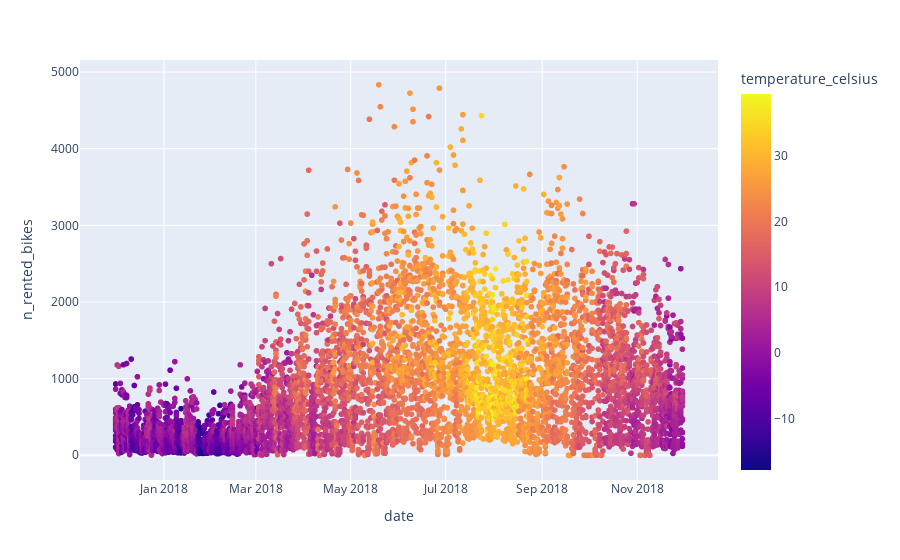

The cell this chart's notebook holds for it:
### Code cell
# Copy the previous chain of manipulations and add season as a variable to group by
by_day_temp = df.groupby(['date', 'season','temperature_celsius'], as_index=False).agg({'n_rented_bikes': 'sum'})

# Copy the code for the previous line plot and map season to color
px.scatter(by_day_temp, x = 'date', y = 'n_rented_bikes', color='temperature_celsius')

### Figure 1 — Plotly figure (JSON) as saved in the notebook; plotly's stock layout.template omitted (floating-point values rounded to 4 significant figures; data arrays with more than 128 entries replaced by an {"elided": "..."} marker saying what was removed)
{"data": [{"hovertemplate": "date=%{x}<br>n_rented_bikes=%{y}<br>temperature_celsius=%{marker.color}<extra></extra>", "legendgroup": "", "marker": {"color": {"elided": "7626 float values"}, "coloraxis": "coloraxis", "symbol": "circle"}, "mode": "markers", "name": "", "showlegend": false, "type": "scattergl", "x": {"elided": "7626 str values"}, "xaxis": "x", "y": {"elided": "7626 int values"}, "yaxis": "y"}], "layout": {"autosize": true, "coloraxis": {"colorbar": {"title": {"text": "temperature_celsius"}}, "colorscale": [[0, "#0d0887"], [0.1111, "#46039f"], [0.2222, "#7201a8"], [0.3333, "#9c179e"], [0.4444, "#bd3786"], [0.5556, "#d8576b"], [0.6667, "#ed7953"], [0.7778, "#fb9f3a"], [0.8889, "#fdca26"], [1, "#f0f921"]]}, "legend": {"tracegroupgap": 0}, "margin": {"t": 60}, "xaxis": {"anchor": "y", "autorange": true, "domain": [0, 1], "range": ["2017-11-06 16:53:45.7857", "2018-12-24 07:06:14.2143"], "title": {"text": "date"}, "type": "date"}, "yaxis": {"anchor": "x", "autorange": true, "domain": [0, 1], "range": [-374.3, 5208.0], "title": {"text": "n_rented_bikes"}, "type": "linear"}}}
